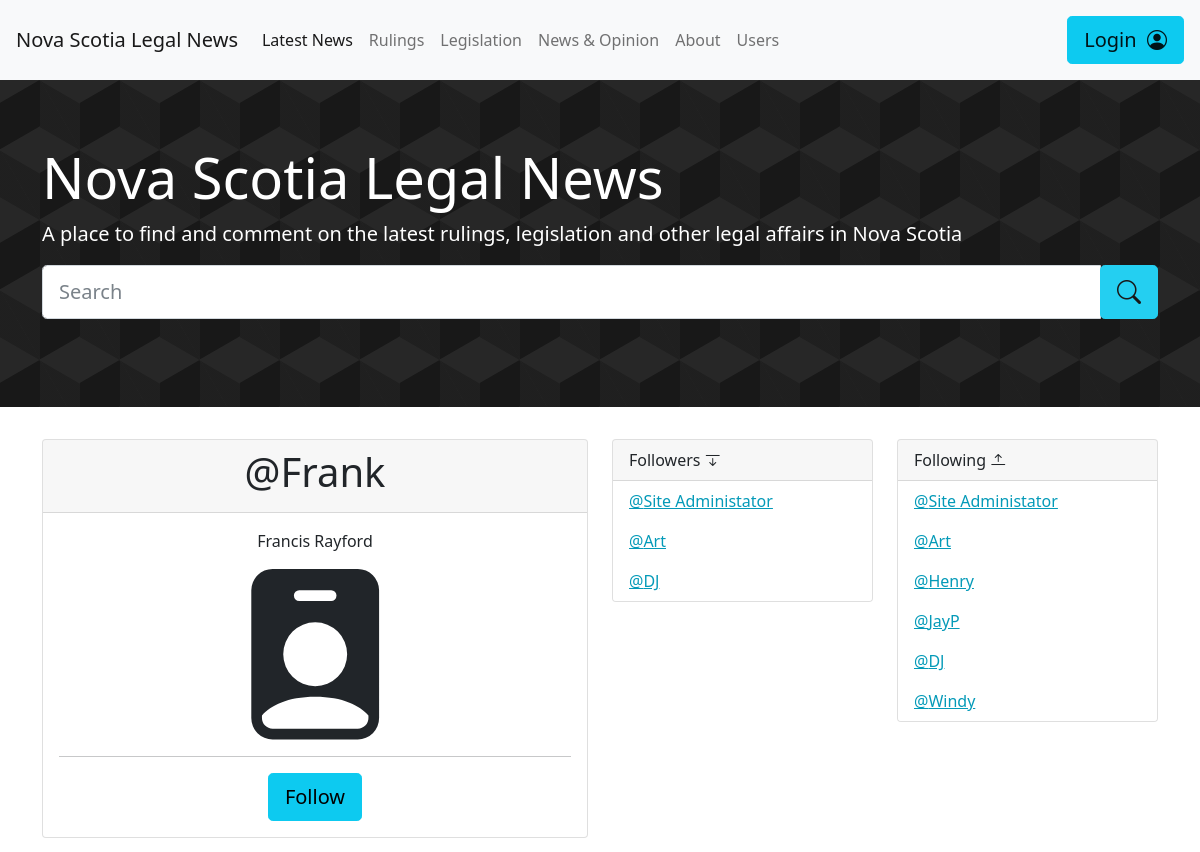
/website/users.php?userID=3, run on the app's committed database.
### tables this page shows
CREATE TABLE users (
    userID int AUTO_INCREMENT,
	userName varchar(255),
	firstName varchar(255),
    lastName varchar(255),
	emailAddress varchar(255),
	registrationDate datetime,
    verificationStatus bool,
    profileVisibility bool,
    PRIMARY KEY (userID)
);

### website/inc/components/userdisplay.php (the view, shortened to what this page needs)
<div class = "row">
    <?php
        $userID = $_GET["userID"];
        if (!$userID){
            $querySQL = " SELECT userName, userID from users";
            $result = $dbconn->query($querySQL);
            foreach($result as $user){
        ?>
        <div class = "col-lg-2 col-md-3 col-sm-4 col-4 d-flex align-items-stretch">
                <div class="card user-grid">
                <a href = "users.php?userID=<?php echo($user["userID"]);?>">
                    <div class="card-body">
                    <svg xmlns="http://www.w3.org/2000/svg"  height="10vh" fill="currentColor" class="bi bi-person-square" viewBox="0 0 16 16">
                        <path d="M2 2a2 2 0 0 1 2-2h8a2 2 0 0 1 2 2v12a2 2 0 0 1-2 2H4a2 2 0 0 1-2-2V2zm4.5 0a.5.5 0 0 0 0 1h3a.5.5 0 0 0 0-1h-3zM8 11a3 3 0 1 0 0-6 3 3 0 0 0 0 6zm5 2.755C12.146 12.825 10.623 12 8 12s-4.146.826-5 1.755V14a1 1 0 0 0 1 1h8a1 1 0 0 0 1-1v-.245z"/>
                    </svg>
                    <hr>
                    <h6 class="card-title">@<?php echo($user["userName"]);?></h6>
                    </div>
                </div>
            </a>
        </div>
        <?php
            }
        }else{
        $querySQL = "   SELECT * from users
                        WHERE userID = {$userID}";
        $result = $dbconn->query($querySQL);
        foreach($result as $user){
    ?>
        <div class = "col-lg-6">
            <div class="card text-center">
                <div class="card-header">
                <h1 class="card-title">@<?php echo($user["userName"]);?></h1>
                </div>
                <div class="card-body">
                <p class="card-text">
                    <?php echo($user["firstName"] . " " . $user["lastName"] );?>
                </p>
                <hr>
                <a href="#" class="btn btn-lg btn-info">Follow</a>
                </div>
            </div>
        </div>
        <?php
            }
        ?>
    <div class = "col-sm-6 col-lg-3">
        <div class="card">
            <div class="card-header">
                Followers <i class="bi bi-arrow-bar-down"></i>
            </div>
            <ul class="list-group list-group-flush">
                <?php
                    $querySQL = "   SELECT userFollower.userName as userFollowerName, userFollows.userName as userFollowsName, userFollower.userID as followsID  FROM usersFollowsUsers
                                    JOIN users userFollower ON userFollower.userID = usersFollowsUsers.userID
                                    JOIN users userFollows ON userFollows.userID = usersFollowsUsers.followID
                                    AND userFollows.userID = {$userID}";
                    $result = $dbconn->query($querySQL);
                    foreach($result as $userFollowers){
                ?>
            <li class="list-group-item"> <a href = "users.php?userID=<?php echo($userFollowers["followsID"]);?>">@<?php echo($userFollowers["userFollowerName"]);?></a></li>
            <?php
                }
            ?>
            </ul>
        </div>
    </div>
    <div class = "col-sm-6 col-lg-3">
        <div class="card">
            <div class="card-header">
                Following <i class="bi bi-arrow-bar-up"></i>
            </div>
            <ul class="list-group list-group-flush">
                <?php
                    $querySQL = "   SELECT userFollower.userName as userFollowerName, userFollows.userName as userFollowsName, userFollows.userID as followerID  FROM usersFollowsUsers
                                    JOIN users userFollower ON userFollower.userID = usersFollowsUsers.userID
                                    AND userFollower.userID = {$userID}
                                    JOIN users userFollows ON userFollows.userID = usersFollowsUsers.followID";
                    $result = $dbconn->query($querySQL);
                    foreach($result as $userFollowers){
                ?>
            <li class="list-group-item"><a href = "users.php?userID=<?php echo($userFollowers["followerID"]);?>">@<?php echo($userFollowers["userFollowsName"]);?></a></li>
            <?php
                }
            ?>
            </ul>
        </div>
    </div>
<?php
        }
?>
</div>

### website/styles/main.css (style rules this page uses)
a { color: #049ab8; }
body { overflow: overlay; }
.card { margin-bottom: 1em; }

### data on the page
users: userName "Frank", firstName "Francis", lastName "Rayford", users.userName "Site Administator", users.userName "Art", users.userName "Henry", users.userName "JayP", users.userName "DJ", users.userName "Windy"
users: userName "Site Administator"
users: userName "Art"
users: userName "DJ"
